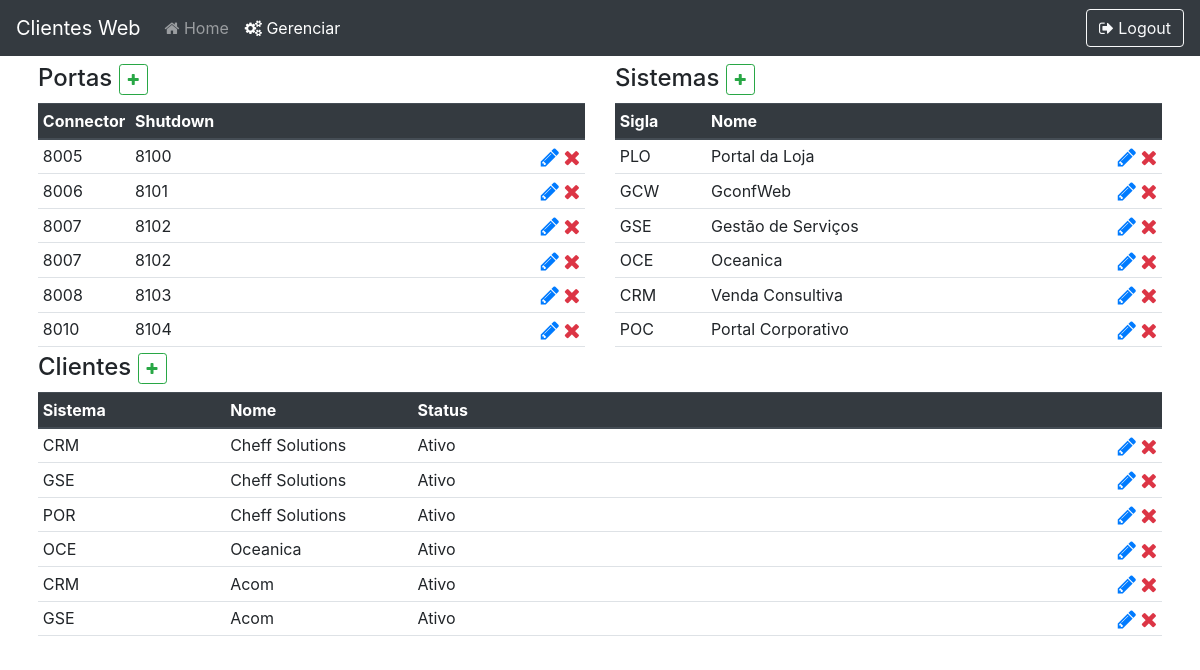
Before: /manager (signed in) with the older database file.
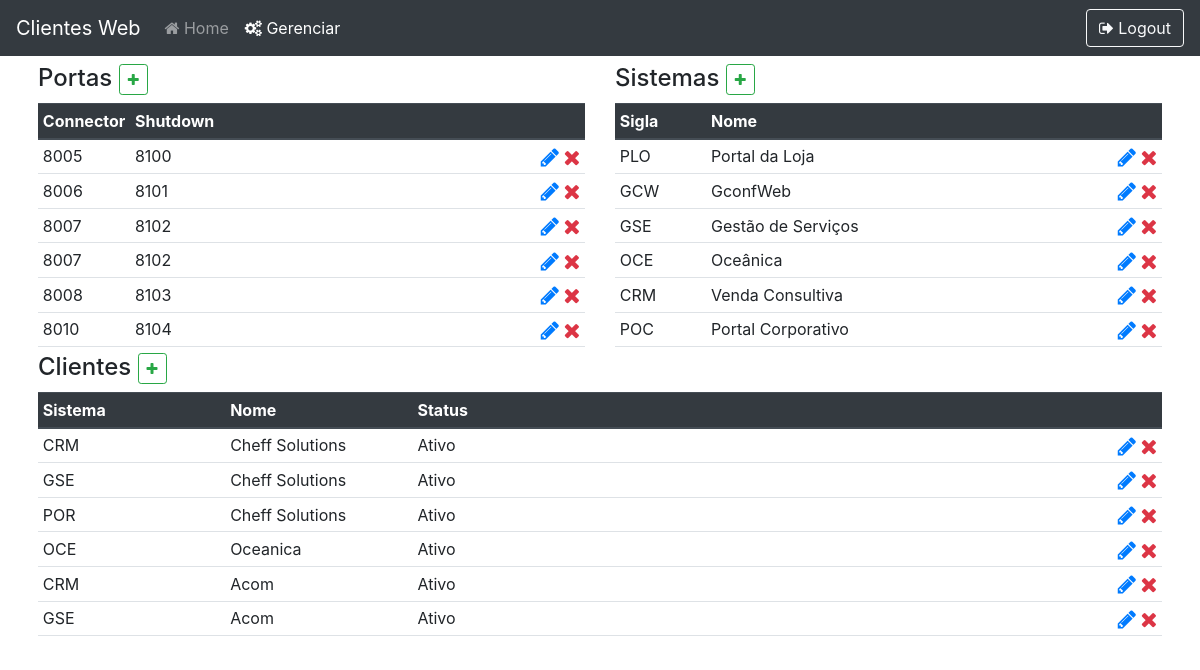
After: the same page with the newer database file.
### core/models.py (models this page shows, shortened)
class Port(models.Model):
    connector = models.IntegerField('Connector Port')
    shutdown = models.IntegerField('Shutdown Port')

class System(models.Model):
    initials = models.CharField('Initials', max_length=3)
    name = models.CharField('Name', max_length=100)

class Client(models.Model):
    STATUS = (
        ("1", "Ativo"),
        ("2", "Suspenso"),
        ("3", "Com Erro")
    )
    name = models.CharField('Name', max_length=100)
    link = models.CharField('Link', max_length=100)
    port = models.ForeignKey(Port, on_delete=models.CASCADE)
    system = models.ForeignKey(System, on_delete=models.CASCADE, default=1)
    version = models.DateField('Version')
    status = models.CharField('Status', choices=STATUS, max_length=1, default='1')

### core/views.py (the view)
# urls.py: path('manager', manager, name='manager'),
def manager(request):
    if str(request.user) != 'AnonymousUser':
        context = {
            'clients': Client.objects.all(),
            'ports': Port.objects.all(),
            'systens': System.objects.all()
        }
        return render(request, 'manager.html', context)
    else:
        return loginUser(request)

### core/templates/manager.html (shortened to what this page needs)
{% load static %}
<!DOCTYPE html>
<html lang="pt-br">
<head>
    <link rel="stylesheet" href="{% static 'css/style.css' %}">
    <link rel="stylesheet" href="https://cdnjs.cloudflare.com/ajax/libs/font-awesome/4.7.0/css/font-awesome.min.css">
    <link rel="stylesheet" href="https://stackpath.bootstrapcdn.com/bootstrap/4.5.0/css/bootstrap.min.css">
</head>
<body>
    <nav class="navbar stick-top navbar-expand-lg navbar-dark bg-dark">
        <a class="navbar-brand" href="{% url 'index' %}">Clientes Web</a>
        <div class="collapse navbar-collapse" id="navbarTogglerDemo03">
            <ul class="navbar-nav mr-auto mt-2 mt-lg-0 navbar-left">
                <li class="nav-item"><a class="nav-link" href="{% url 'index' %}"><i class="fa fa-home"></i> Home</a></li>
                <li class="nav-item"><a class="nav-link active" href="{% url 'manager' %}"><i class="fa fa-cogs"></i> Gerenciar</a></li>
            </ul>
            <a href="{% url 'logout' %}" type="button" class="btn btn-outline-light"><i class="fa fa-sign-out"></i> Logout</a>
        </div>
    </nav>
    <div class="container p-2">
        <div class="row">
            <div class="col">
                <h4>
                    Portas
                    <a href="{% url 'new' obj='p' %}" type="button" class="btn btn-sm btn-outline-success text-success"><i class="fa fa-plus"></i></a>
                </h4>
                <div class="tableFixHead">
                    <table class="table table-sm table-hover">
                        <thead class="thead-dark">
                            <tr>
                                <th>Connector</th>
                                <th>Shutdown</th>
                                <th></th>
                            </tr>
                        </thead>
                        <tbody>
                            {% for port in ports %}
                                <tr>
                                    <td class="col-2">{{ port.connector }}</td>
                                    <td class="col-2">{{ port.shutdown }}</td>
                                    <td class="text-right">
                                        <a href="{% url 'edit' obj='p' pk=port.id %}" class="text-primary"><i class="fa fa-pencil fa-lg"></i></a>
                                        <a href="{% url 'delete' obj='p' pk=port.id %}" class="text-danger"><i class="fa fa-remove fa-lg"></i></a>
                                    </td>
                                </tr>
                            {% endfor %}
                        </tbody>
                    </table>
                </div>
            </div>
            <div class="col">
                <h4>
                    Sistemas
                    <a href="{% url 'new' obj='s' %}" type="button" class="btn btn-sm btn-outline-success text-success"><i class="fa fa-plus"></i></a>
                </h4>
                <div class="tableFixHead">
                    <table class="table table-sm table-hover">
                        <thead class="thead-dark">
                            <tr>
                                <th>Sigla</th>
                                <th>Nome</th>
                                <th></th>
                            </tr>
                        </thead>
                        <tbody>
                            {% for system in systens %}
                                <tr>
                                    <td class="col-2">{{ system.initials }}</td>
                                    <td class="col-4">{{ system.name }}</td>
                                    <td class="text-right">
                                        <a href="{% url 'edit' obj='s' pk=system.id %}" class="text-primary"><i class="fa fa-pencil fa-lg"></i></a>
                                        <a href="{% url 'delete' obj='s' pk=system.id %}" class="text-danger"><i class="fa fa-remove fa-lg"></i></a>
                                    </td>
                                </tr>
                            {% endfor %}
                        </tbody>
                    </table>
                </div>
            </div>
        </div>
        <div class="row">
            <div class="col">
                <h4>
                    Clientes
                    <a href="{% url 'new' obj='c' %}" type="button" class="btn btn-sm btn-outline-success text-success"><i class="fa fa-plus"></i></a>
                </h4>
                <div class="tableFixHead">
                    <table class="table table-sm table-hover">
                        <thead class="thead-dark">
                            <tr>
                                <th>Sistema</th>
                                <th>Nome</th>
                                <th>Status</th>
                                <th></th>
                            </tr>
                        </thead>
                        <tbody>
                            {% for client in clients %}
                                <tr>
                                    <td class="col-2">{{ client.system.initials }}</td>
                                    <td class="col-2">{{ client.name }}</td>
                                    <td class="col-2">{{ client.get_status_display }}</td>
                                    <td class="text-right">
                                        <a href="{% url 'edit' obj='c' pk=client.id %}" class="text-primary"><i class="fa fa-pencil fa-lg"></i></a>
                                        <a href="{% url 'delete' obj='c' pk=client.id %}" class="text-danger"><i class="fa fa-remove fa-lg"></i></a>
                                    </td>
                                </tr>
                            {% endfor %}
                        </tbody>
                    </table>
                </div>
            </div>
        </div>
    </div>
</body>
</html>

### core/static/css/style.css (style rules this page uses)
.tableFixHead { overflow-y: auto; height: 250px; }
.tableFixHead thead th { position: sticky; top: 0; }

Changed rows visible on the page:
changed System "OCE": name "Oceanica" → "Oceânica"
